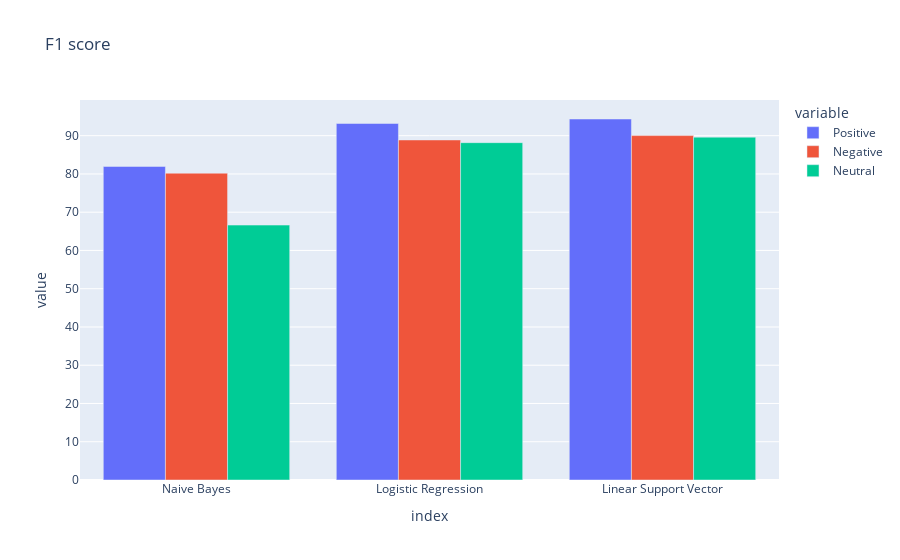

Notebook code for this chart:
### Code cell
fig_f1 = px.bar(models_f1, y=["Positive", "Negative", "Neutral"], barmode="group" , title="F1 score")
fig_f1.show()

### Figure 1 — Plotly figure (JSON) as saved in the notebook; plotly's stock layout.template omitted (floating-point values rounded to 4 significant figures)
{"data": [{"alignmentgroup": "True", "hovertemplate": "variable=Positive<br>index=%{x}<br>value=%{y}<extra></extra>", "legendgroup": "Positive", "marker": {"color": "#636efa"}, "name": "Positive", "offsetgroup": "Positive", "orientation": "v", "showlegend": true, "textposition": "auto", "type": "bar", "x": ["Naive Bayes", "Logistic Regression", "Linear Support Vector"], "xaxis": "x", "y": [81.96, 93.19, 94.36], "yaxis": "y"}, {"alignmentgroup": "True", "hovertemplate": "variable=Negative<br>index=%{x}<br>value=%{y}<extra></extra>", "legendgroup": "Negative", "marker": {"color": "#EF553B"}, "name": "Negative", "offsetgroup": "Negative", "orientation": "v", "showlegend": true, "textposition": "auto", "type": "bar", "x": ["Naive Bayes", "Logistic Regression", "Linear Support Vector"], "xaxis": "x", "y": [80.2, 88.88, 90.02], "yaxis": "y"}, {"alignmentgroup": "True", "hovertemplate": "variable=Neutral<br>index=%{x}<br>value=%{y}<extra></extra>", "legendgroup": "Neutral", "marker": {"color": "#00cc96"}, "name": "Neutral", "offsetgroup": "Neutral", "orientation": "v", "showlegend": true, "textposition": "auto", "type": "bar", "x": ["Naive Bayes", "Logistic Regression", "Linear Support Vector"], "xaxis": "x", "y": [66.63, 88.17, 89.62], "yaxis": "y"}], "layout": {"barmode": "group", "legend": {"title": {"text": "variable"}, "tracegroupgap": 0}, "title": {"text": "F1 score"}, "xaxis": {"anchor": "y", "domain": [0, 1], "title": {"text": "index"}}, "yaxis": {"anchor": "x", "domain": [0, 1], "title": {"text": "value"}}}}
